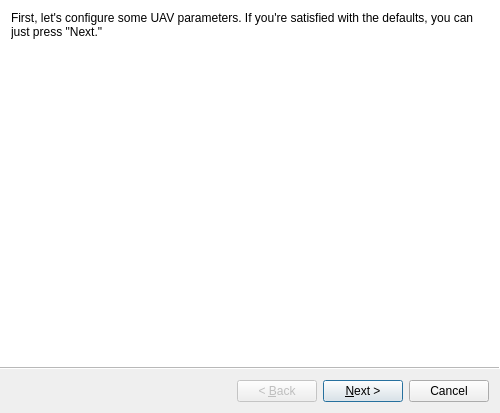
<?xml version="1.0" encoding="UTF-8"?>
<ui version="4.0">
 <class>PlanningWizard</class>
 <widget class="QWizard" name="PlanningWizard">
  <property name="geometry">
   <rect>
    <x>0</x>
    <y>0</y>
    <width>532</width>
    <height>413</height>
   </rect>
  </property>
  <property name="maximumSize">
   <size>
    <width>500</width>
    <height>524287</height>
   </size>
  </property>
  <property name="windowTitle">
   <string>Wizard</string>
  </property>
  <property name="wizardStyle">
   <enum>QWizard::ModernStyle</enum>
  </property>
  <property name="options">
   <set>QWizard::HelpButtonOnRight</set>
  </property>
  <widget class="QWizardPage" name="wizardPage1">
   <layout class="QVBoxLayout" name="verticalLayout_2">
    <item>
     <layout class="QVBoxLayout" name="verticalLayout">
      <item>
       <widget class="QLabel" name="label">
        <property name="text">
         <string>First, let's configure some UAV parameters. If you're satisfied with the defaults, you can just press &quot;Next.&quot;</string>
        </property>
        <property name="wordWrap">
         <bool>true</bool>
        </property>
       </widget>
      </item>
      <item>
       <widget class="UAVParametersWidget" name="uavParams" native="true"/>
      </item>
     </layout>
    </item>
   </layout>
  </widget>
  <widget class="QWizardPage" name="wizardPage2">
   <layout class="QVBoxLayout" name="verticalLayout_4">
    <item>
     <layout class="QVBoxLayout" name="verticalLayout_3">
      <item>
       <widget class="QLabel" name="label_2">
        <property name="text">
         <string>Next, let's configure the UAV's sensor. If the defaults are okay, press &quot;Next.&quot;</string>
        </property>
        <property name="wordWrap">
         <bool>true</bool>
        </property>
       </widget>
      </item>
      <item>
       <widget class="SensorParametersWidget" name="sensorParams" native="true"/>
      </item>
     </layout>
    </item>
   </layout>
  </widget>
  <widget class="QWizardPage" name="wizardPage">
   <layout class="QVBoxLayout" name="verticalLayout_6">
    <item>
     <layout class="QVBoxLayout" name="verticalLayout_5">
      <item>
       <widget class="QLabel" name="label_3">
        <property name="text">
         <string>You have successfully configured the UAV and its sensors. After completing this wizard, you can use the map to place tasks on the map.</string>
        </property>
        <property name="wordWrap">
         <bool>true</bool>
        </property>
       </widget>
      </item>
     </layout>
    </item>
   </layout>
  </widget>
 </widget>
 <customwidgets>
  <customwidget>
   <class>UAVParametersWidget</class>
   <extends>QWidget</extends>
   <header>UAVParametersWidget.h</header>
   <container>1</container>
  </customwidget>
  <customwidget>
   <class>SensorParametersWidget</class>
   <extends>QWidget</extends>
   <header>SensorParametersWidget.h</header>
   <container>1</container>
  </customwidget>
 </customwidgets>
 <resources/>
 <connections/>
</ui>
